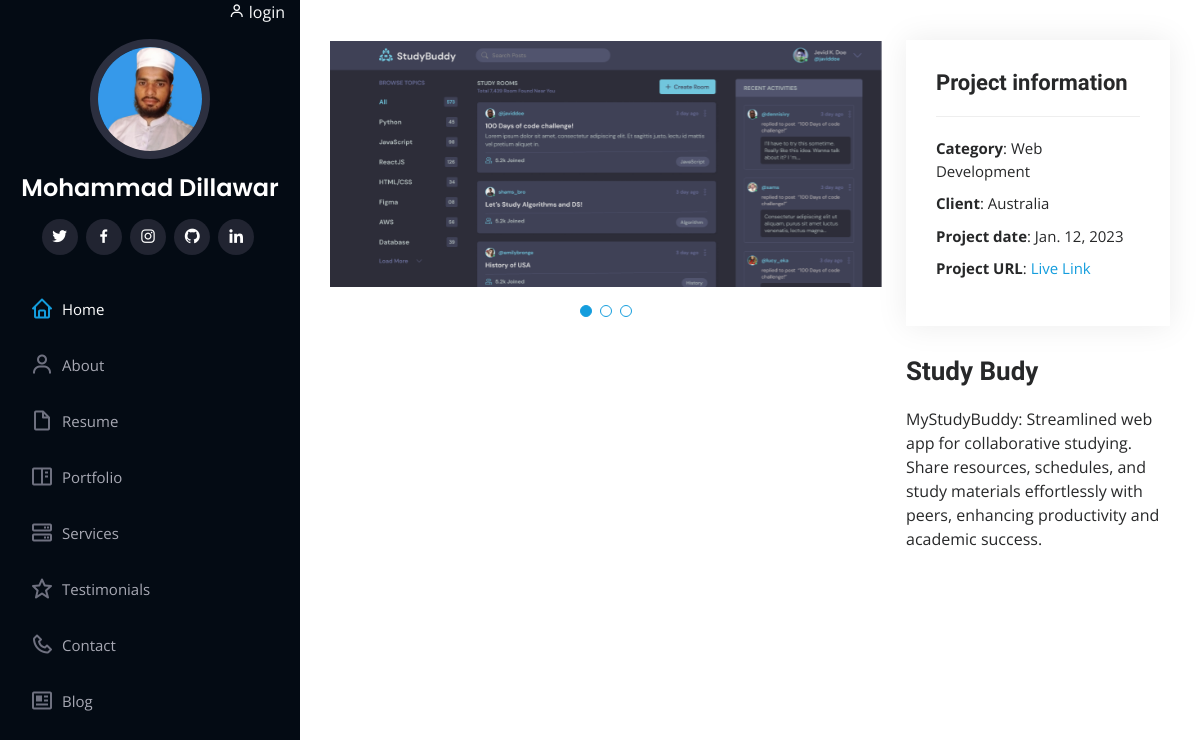
The page /portfolio-details/study-budy/ on the database its author committed.
### base/models.py (models this page shows)
class Projects(models.Model):
    projectname = models.CharField(max_length=100)
    slug = models.SlugField(max_length=50, unique=True)
    img1 = models.ImageField(upload_to='portfolio/', blank=True, null=True)
    img2 = models.ImageField(upload_to='portfolio/', blank=True, null=True)
    img3 = models.ImageField(upload_to='portfolio/', blank=True, null=True)
    ltitle = models.CharField(max_length=100)
    etitle = models.CharField(max_length=100)
    cate = models.CharField(max_length=100)
    filterby = models.CharField(max_length=100)
    client = models.CharField(max_length=100)
    desc = models.TextField()
    comdate = models.DateField()
    llink = models.URLField(max_length=200)
    glink = models.URLField(max_length=200)
    def __str__(self):
        return self.projectname +" - "+ self.cate

### base/views.py (the view)
# urls.py: path('portfolio-details/<slug:slug_url>/', views.portfolio_details, name='portfolio-details'),
def portfolio_details(request, slug_url):
    project = Projects.objects.get(slug=slug_url)
    print(project)
    context = {'project':project}
    return render(request, 'portfolio-details.html', context)

### templates/portfolio-details.html (shortened to what this page needs)
{% extends 'partials/basics.html' %}
{% load static %}
{% block body %}
<section id="portfolio-details" class="portfolio-details">
  <div class="container">
    <div class="row gy-4">
      <div class="col-lg-8 ">
        <div class="portfolio-details-slider swiper">
          <div class="swiper-wrapper align-items-center">
            <div class="swiper-slide ">
              <img src="{{ project.img1.url }}" alt="">
            </div>
          </div>
          <div class="swiper-pagination"></div>
        </div>
      </div>
      <div class="col-lg-4">
        <div class="portfolio-info">
          <h3>Project information</h3>
          <ul>
            <li><strong>Category</strong>: {{ project.cate }}</li>
            <li><strong>Client</strong>: {{ project.client }}</li>
            <li><strong>Project date</strong>: {{ project.comdate }}</li>
            <li><strong>Project URL</strong>: <a href="{{ project.llink }}" target="_blank">Live Link </a></li>
          </ul>
        </div>
        <div class="portfolio-description">
          <h2>{{ project.projectname }}</h2>
          <p>{{ project.desc }}</p>
        </div>
      </div>
    </div>
  </div>
</section>
{% endblock body %}

### static/assets/css/style.css (style rules this page uses)
body { font-family: "Open Sans", sans-serif; color: #272829; }
a { color: #149ddd; text-decoration: none; }
h1, h2, h3, h4, h5, h6 { font-family: "Raleway", sans-serif; }
.container, .container-fluid { padding-left: 30px; padding-right: 30px; }
section { padding: 60px 0; overflow: hidden; }
.portfolio-details { padding-top: 40px; }
.portfolio-details .portfolio-details-slider img { width: 100%; }
.portfolio-details .portfolio-details-slider .swiper-pagination { margin-top: 20px; position: relative; }
.portfolio-details .portfolio-info { padding: 30px; box-shadow: 0px 0 30px rgba(5, 13, 24, 0.08); }
.portfolio-details .portfolio-info h3 { font-size: 22px; font-weight: 700; margin-bottom: 20px; padding-bottom: 20px; border-bottom: 1px solid #eee; }
.portfolio-details .portfolio-info ul { list-style: none; padding: 0; font-size: 15px; }
.portfolio-details .portfolio-info ul li+li { margin-top: 10px; }
.portfolio-details .portfolio-description { padding-top: 30px; }
.portfolio-details .portfolio-description h2 { font-size: 26px; font-weight: 700; margin-bottom: 20px; }
.portfolio-details .portfolio-description p { padding: 0; }

### rows shown on the page
Projects: img1 (picture), cate "Web Development", client "Australia", comdate "Jan. 12, 2023", projectname "Study Budy", desc "MyStudyBuddy: Streamlined web app for collaborative studying. Share resources, schedules, and study materials effortlessly with peers, enhancing productivity and academic success."
